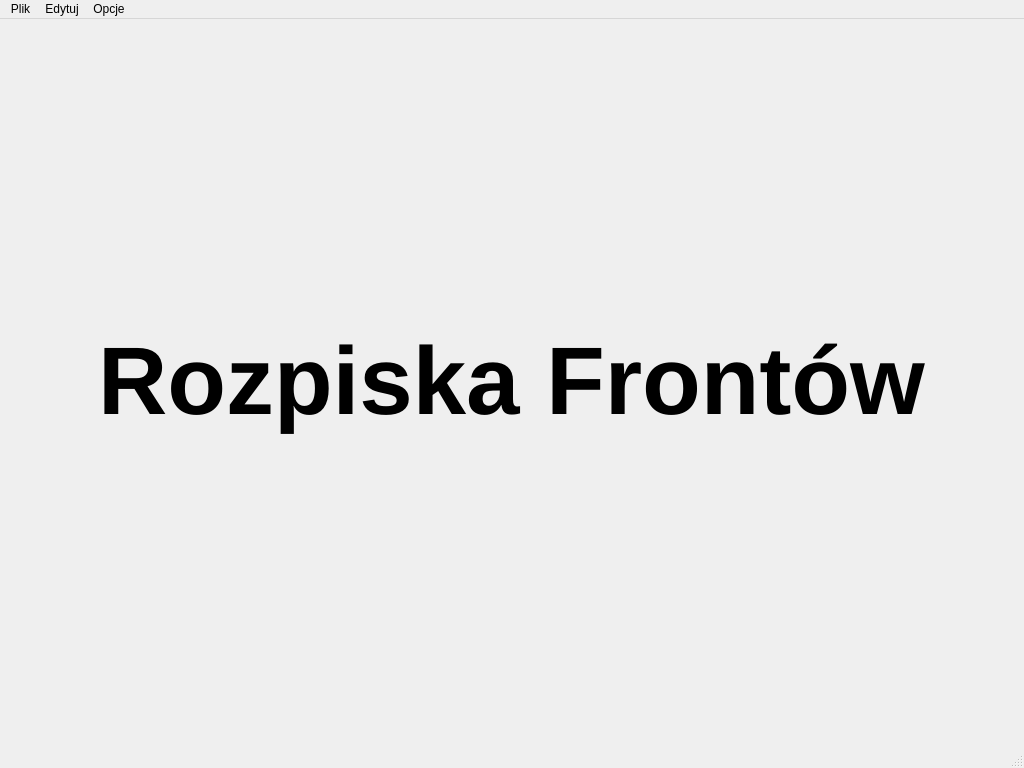
<?xml version="1.0" encoding="UTF-8"?>
<ui version="4.0">
 <class>MainWindow</class>
 <widget class="QMainWindow" name="MainWindow">
  <property name="geometry">
   <rect>
    <x>0</x>
    <y>0</y>
    <width>1024</width>
    <height>768</height>
   </rect>
  </property>
  <property name="windowTitle">
   <string>Rozpiska Frontów</string>
  </property>
  <widget class="QWidget" name="centralwidget">
   <layout class="QVBoxLayout" name="verticalLayout_2">
    <item>
     <widget class="QStackedWidget" name="stackedWidget">
      <widget class="QWidget" name="page">
       <layout class="QVBoxLayout" name="verticalLayout">
        <item alignment="Qt::AlignHCenter|Qt::AlignVCenter">
         <widget class="QLabel" name="labelTitle">
          <property name="text">
           <string>&lt;html&gt;&lt;head/&gt;&lt;body&gt;&lt;p&gt;&lt;span style=&quot; font-size:72pt; font-weight:600;&quot;&gt;Rozpiska Frontów&lt;/span&gt;&lt;/p&gt;&lt;/body&gt;&lt;/html&gt;</string>
          </property>
         </widget>
        </item>
       </layout>
      </widget>
     </widget>
    </item>
   </layout>
  </widget>
  <widget class="QMenuBar" name="menubar">
   <property name="geometry">
    <rect>
     <x>0</x>
     <y>0</y>
     <width>1024</width>
     <height>21</height>
    </rect>
   </property>
   <widget class="QMenu" name="menuFile">
    <property name="title">
     <string>Plik</string>
    </property>
    <addaction name="actionNew"/>
    <addaction name="actionOpen"/>
    <addaction name="actionSave"/>
    <addaction name="actionSaveAs"/>
    <addaction name="actionPrint"/>
    <addaction name="actionClose"/>
   </widget>
   <widget class="QMenu" name="menuEdit">
    <property name="title">
     <string>Edytuj</string>
    </property>
    <addaction name="actionAdd"/>
    <addaction name="actionInsert"/>
    <addaction name="actionEdit"/>
    <addaction name="actionDelete"/>
   </widget>
   <widget class="QMenu" name="menuSettings">
    <property name="title">
     <string>Opcje</string>
    </property>
    <addaction name="actionFont"/>
   </widget>
   <addaction name="menuFile"/>
   <addaction name="menuEdit"/>
   <addaction name="menuSettings"/>
  </widget>
  <widget class="QStatusBar" name="statusbar"/>
  <action name="actionNew">
   <property name="text">
    <string>Nowy</string>
   </property>
  </action>
  <action name="actionOpen">
   <property name="text">
    <string>Otwórz</string>
   </property>
  </action>
  <action name="actionSave">
   <property name="text">
    <string>Zapisz</string>
   </property>
  </action>
  <action name="actionClose">
   <property name="text">
    <string>Zamknij</string>
   </property>
  </action>
  <action name="actionAdd">
   <property name="text">
    <string>Dodaj</string>
   </property>
  </action>
  <action name="actionInsert">
   <property name="text">
    <string>Wstaw</string>
   </property>
  </action>
  <action name="actionEdit">
   <property name="text">
    <string>Edytuj</string>
   </property>
  </action>
  <action name="actionDelete">
   <property name="text">
    <string>Usuń</string>
   </property>
  </action>
  <action name="actionFont">
   <property name="text">
    <string>Czcionka</string>
   </property>
  </action>
  <action name="actionPrint">
   <property name="text">
    <string>Drukuj</string>
   </property>
  </action>
  <action name="actionSaveAs">
   <property name="text">
    <string>Zapisz jako</string>
   </property>
  </action>
 </widget>
 <resources/>
 <connections/>
</ui>
